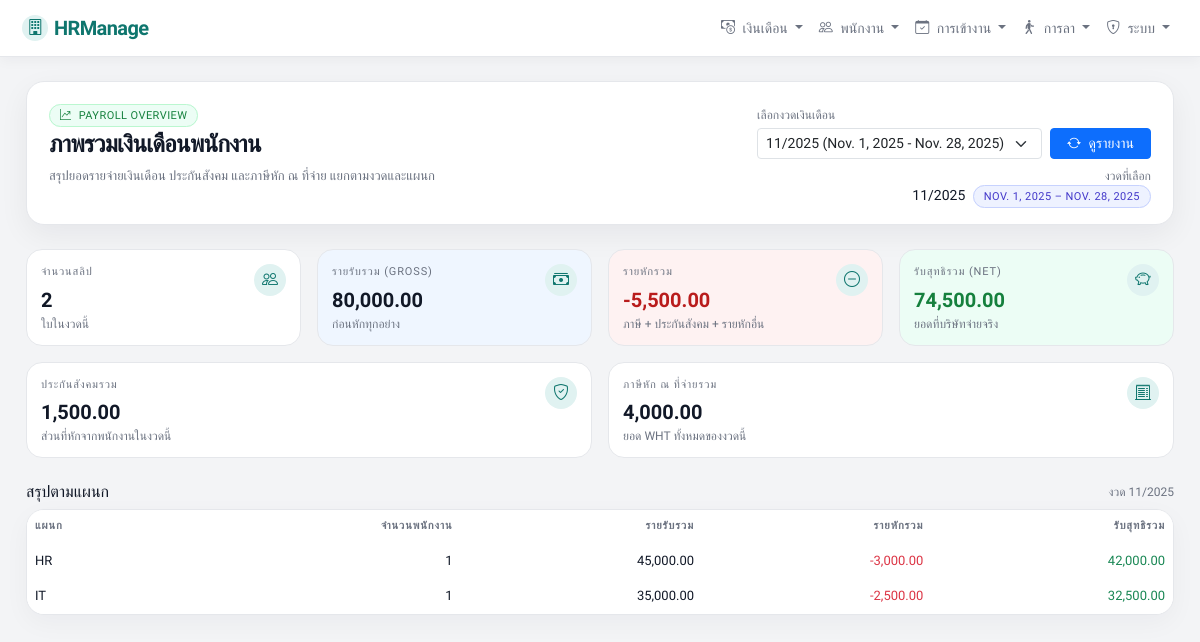
Screenshot of /hr/hr/dashboard/ (signed in) with the database file from the repository.
### app_hr/models.py (models this page shows, shortened)
class PayrollPeriod(models.Model):
    month = models.IntegerField()   # 1-12
    year = models.IntegerField()
    start_date = models.DateField()
    end_date = models.DateField()
    is_closed = models.BooleanField(default=False, verbose_name="ปิดรอบแล้วหรือไม่")
    created_at = models.DateTimeField(auto_now_add=True)
    created_by = models.ForeignKey(
        User,
        on_delete=models.SET_NULL,
        null=True,
        blank=True,
        related_name='created_payroll_periods'
    )
    class Meta:
        unique_together = ('month', 'year')
        ordering = ['-year', '-month']

class Payslip(models.Model):
    employee = models.ForeignKey(Employee, on_delete=models.CASCADE, related_name='payslips')
    period = models.ForeignKey(PayrollPeriod, on_delete=models.CASCADE, related_name='payslips')
    gross_income = models.DecimalField(max_digits=12, decimal_places=2, default=0, verbose_name="รายรับรวม")
    total_deduction = models.DecimalField(max_digits=12, decimal_places=2, default=0, verbose_name="รายหักรวม")
    net_income = models.DecimalField(max_digits=12, decimal_places=2, default=0, verbose_name="รับสุทธิ")
    generated_at = models.DateTimeField(auto_now_add=True)
    class Meta:
        unique_together = ('employee', 'period')

### app_hr/views.py (the view)
# urls.py: path('hr/dashboard/', views.payroll_dashboard_view, name='payroll_dashboard'),
@login_required
def payroll_dashboard_view(request):
    if not request.user.is_staff:
        return HttpResponseForbidden("คุณไม่มีสิทธิ์เข้าดูหน้านี้")
    period_id = request.GET.get('period')
    if period_id:
        period = get_object_or_404(PayrollPeriod, pk=period_id)
    else:
        period = PayrollPeriod.objects.order_by('-year', '-month').first()
    period_list = PayrollPeriod.objects.order_by('-year', '-month')
    payslips = Payslip.objects.none()
    summary = {}
    dept_summary = []
    ssf_total = 0
    wht_total = 0
    if period:
        payslips = Payslip.objects.filter(period=period).select_related('employee')
        summary = payslips.aggregate(
            total_gross=Sum('gross_income'),
            total_deduction=Sum('total_deduction'),
            total_net=Sum('net_income'),
            count_payslips=Count('id'),
        )
        dept_summary = (
            payslips
            .values('employee__department')
            .annotate(
                emp_count=Count('employee', distinct=True),
                dept_gross=Sum('gross_income'),
                dept_deduction=Sum('total_deduction'),
                dept_net=Sum('net_income'),
            )
            .order_by('employee__department')
        )
        ss_type = DeductionType.objects.filter(code='SOCIAL_SEC').first()
        wht_type = DeductionType.objects.filter(code='WHT').first()
        if ss_type:
            ssf_total = (
                PayslipItem.objects
                .filter(payslip__period=period, deduction_type=ss_type)
                .aggregate(s=Sum('amount'))['s'] or 0
            )
        if wht_type:
            wht_total = (
                PayslipItem.objects
                .filter(payslip__period=period, deduction_type=wht_type)
                .aggregate(s=Sum('amount'))['s'] or 0
            )
    context = {
        'period': period,
        'period_list': period_list,
        'summary': summary,
        'dept_summary': dept_summary,
        'ssf_total': ssf_total,
        'wht_total': wht_total,
    }
    return render(request, 'app_hr/payroll_dashboard.html', context)

### app_hr/templates/app_hr/payroll_dashboard.html (shortened to what this page needs)
{% extends 'app_hr/hr_base.html' %}
{% load humanize %}
{% block content %}
  <div class="card-soft mb-4">
    <div class="card-soft-inner">
      <div class="d-flex flex-column flex-md-row justify-content-between gap-3">
        <div>
          <span class="badge-pill pill-success mb-2">
            <i class="bi bi-graph-up-arrow me-1"></i> Payroll Overview
          </span>
          <div class="page-title">
            ภาพรวมเงินเดือนพนักงาน
          </div>
          <div class="page-subtitle">
            สรุปยอดรายจ่ายเงินเดือน ประกันสังคม และภาษีหัก ณ ที่จ่าย แยกตามงวดและแผนก
          </div>
        </div>
        <div class="d-flex flex-column align-items-md-end gap-2">
          <form method="get" class="d-flex flex-column flex-sm-row gap-2">
            <div>
              <label class="period-label mb-1">เลือกงวดเงินเดือน</label>
              <select name="period" class="form-select form-select-sm">
                {% for p in period_list %}
                  <option value="{{ p.id }}" {% if period and p.id == period.id %}selected{% endif %}>
                    {{ p.month }}/{{ p.year }} ({{ p.start_date }} - {{ p.end_date }})
                  </option>
                {% endfor %}
              </select>
            </div>
            <div class="d-flex align-items-end">
              <button type="submit" class="btn btn-sm btn-primary px-3">
                <i class="bi bi-arrow-repeat me-1"></i> ดูรายงาน
              </button>
            </div>
          </form>
          {% if period %}
            <div class="text-sm-end">
              <div class="period-label">งวดที่เลือก</div>
              <div class="period-highlight">
                {{ period.month }}/{{ period.year }}
                <span class="badge-pill pill-muted ms-1">
                  {{ period.start_date }} – {{ period.end_date }}
                </span>
              </div>
            </div>
          {% endif %}
        </div>
      </div>
    </div>
  </div>
  {% if not period %}
    <div class="alert alert-info border-0 shadow-sm">
      ยังไม่มีงวดเงินเดือนในระบบ กรุณาเพิ่มที่หน้า <strong>Payroll periods</strong> ใน Django admin ก่อน
    </div>
  {% else %}
    <div class="row g-3 mb-3">
      <div class="col-6 col-md-3">
        <div class="metric-card">
          <div class="d-flex justify-content-between align-items-start">
            <div>
              <div class="metric-label">จำนวนสลิป</div>
              <div class="metric-value">
                {{ summary.count_payslips|default:0|intcomma }}
              </div>
              <div class="metric-sub">ใบในงวดนี้</div>
            </div>
            <div class="metric-icon">
              <i class="bi bi-people"></i>
            </div>
          </div>
        </div>
      </div>
      <div class="col-6 col-md-3">
        <div class="metric-card alt">
          <div class="d-flex justify-content-between align-items-start">
            <div>
              <div class="metric-label">รายรับรวม (GROSS)</div>
              <div class="metric-value">
                {{ summary.total_gross|default:0|floatformat:2|intcomma }}
              </div>
              <div class="metric-sub">ก่อนหักทุกอย่าง</div>
            </div>
            <div class="metric-icon">
              <i class="bi bi-cash-stack"></i>
            </div>
          </div>
        </div>
      </div>
      <div class="col-6 col-md-3">
        <div class="metric-card danger">
          <div class="d-flex justify-content-between align-items-start">
            <div>
              <div class="metric-label">รายหักรวม</div>
              <div class="metric-value">
                -{{ summary.total_deduction|default:0|floatformat:2|intcomma }}
              </div>
              <div class="metric-sub">ภาษี + ประกันสังคม + รายหักอื่น</div>
            </div>
            <div class="metric-icon">
              <i class="bi bi-dash-circle"></i>
            </div>
          </div>
        </div>
      </div>
      <div class="col-6 col-md-3">
        <div class="metric-card success">
          <div class="d-flex justify-content-between align-items-start">
            <div>
              <div class="metric-label">รับสุทธิรวม (NET)</div>
              <div class="metric-value">
                {{ summary.total_net|default:0|floatformat:2|intcomma }}
              </div>
              <div class="metric-sub">ยอดที่บริษัทจ่ายจริง</div>
            </div>
            <div class="metric-icon">
              <i class="bi bi-piggy-bank"></i>
            </div>
          </div>
        </div>
      </div>
    </div>
    <div class="row g-3 mb-4">
      <div class="col-12 col-md-6">
        <div class="metric-card">
          <div class="d-flex justify-content-between align-items-start">
            <div>
              <div class="metric-label">ประกันสังคมรวม</div>
              <div class="metric-value">
                {{ ssf_total|default:0|floatformat:2|intcomma }}
              </div>
              <div class="metric-sub">ส่วนที่หักจากพนักงานในงวดนี้</div>
            </div>
            <div class="metric-icon">
              <i class="bi bi-shield-check"></i>
            </div>
          </div>
        </div>
      </div>
      <div class="col-12 col-md-6">
        <div class="metric-card">
          <div class="d-flex justify-content-between align-items-start">
            <div>
              <div class="metric-label">ภาษีหัก ณ ที่จ่ายรวม</div>
              <div class="metric-value">
                {{ wht_total|default:0|floatformat:2|intcomma }}
              </div>
              <div class="metric-sub">ยอด WHT ทั้งหมดของงวดนี้</div>
            </div>
            <div class="metric-icon">
              <i class="bi bi-receipt-cutoff"></i>
            </div>
          </div>
        </div>
      </div>
    </div>
    <div class="d-flex justify-content-between align-items-center mb-2">
      <h2 class="h6 mb-0">
        สรุปตามแผนก
      </h2>
      <span class="period-label">
        งวด {{ period.month }}/{{ period.year }}
      </span>
    </div>
    <div class="table-shell">
      <div class="table-responsive">
        <table class="table table-borderless mb-0 align-middle">
          <thead>
            <tr>
              <th>แผนก</th>
              <th class="text-end">จำนวนพนักงาน</th>
              <th class="text-end">รายรับรวม</th>
              <th class="text-end">รายหักรวม</th>
              <th class="text-end">รับสุทธิรวม</th>
            </tr>
          </thead>
          <tbody>
            {% for row in dept_summary %}
              <tr>
                <td>
                  {{ row.employee__department|default:"(ไม่ระบุแผนก)" }}
                </td>
                <td class="text-number">
                  {{ row.emp_count|default:0|intcomma }}
                </td>
                <td class="text-number">
                  {{ row.dept_gross|default:0|floatformat:2|intcomma }}
                </td>
                <td class="text-number text-danger">
                  -{{ row.dept_deduction|default:0|floatformat:2|intcomma }}
                </td>
                <td class="text-number text-success">
                  {{ row.dept_net|default:0|floatformat:2|intcomma }}
                </td>
              </tr>
            {% empty %}
              <tr>
                <td colspan="5" class="text-center text-muted py-3">
                  ยังไม่มีข้อมูลสลิปเงินเดือนสำหรับงวดนี้
                </td>
              </tr>
            {% endfor %}
          </tbody>
        </table>
      </div>
    </div>
  {% endif %}
{% endblock %}

### app_hr/templates/app_hr/hr_base.html (style rules this page uses)
:root { --brand: #0f766e; --brand-soft: #e0f2f1; --bg: #f3f4f6; --card: #ffffff; --border-soft: #e5e7eb; --text-main: #111827; --text-muted: #6b7280; }
* { box-sizing: border-box; }
body { min-height: 100vh; margin: 0; background: var(--bg); color: var(--text-main); font-family: "Prompt", system-ui, -apple-system, BlinkMacSystemFont, "Segoe UI", sans-serif; }
.card-soft { background: var(--card); border-radius: 18px; border: 1px solid var(--border-soft); box-shadow: 0 10px 30px rgba(15, 23, 42, 0.06); }
.card-soft-inner { padding: 18px 18px 16px; }
@media (min-width: 768px) { .card-soft-inner { padding: 20px 22px 18px; } }
.badge-pill { border-radius: 999px; padding: 4px 10px; font-size: 11px; letter-spacing: 0.04em; text-transform: uppercase; }
.pill-success { background: #ecfdf5; color: #15803d; border: 1px solid #bbf7d0; }
.pill-muted { background: #eef2ff; color: #4338ca; border: 1px solid #c7d2fe; }
.page-title { font-weight: 700; letter-spacing: -0.03em; font-size: clamp(18px, 2.4vw, 24px); margin-bottom: 4px; color: var(--text-main); }
.page-subtitle { color: var(--text-muted); font-size: 13px; }
.table-shell { border-radius: 18px; border: 1px solid var(--border-soft); background: #ffffff; overflow: hidden; box-shadow: 0 8px 26px rgba(15, 23, 42, 0.04); }
.table thead { background: #f9fafb; }
.table thead th { border-bottom-color: var(--border-soft) !important; font-size: 11px; text-transform: uppercase; letter-spacing: 0.08em; color: var(--text-muted); white-space: nowrap; }
.table tbody td { border-color: #f3f4f6; font-size: 13px; color: var(--text-main); vertical-align: middle; }
.text-number { text-align: right; font-feature-settings: "tnum" 1, "lnum" 1; }

### app_hr/templates/app_hr/payroll_dashboard.html (style rules this page uses)
.period-label { font-size: 12px; color: #6b7280; }
.period-highlight { font-size: 14px; font-weight: 500; color: #111827; }
.metric-card { border-radius: 16px; border: 1px solid #e5e7eb; background: #ffffff; padding: 14px 14px 12px; height: 100%; }
.metric-label { font-size: 11px; text-transform: uppercase; letter-spacing: 0.08em; color: #6b7280; margin-bottom: 4px; }
.metric-value { font-size: 20px; font-weight: 700; color: #111827; font-feature-settings: "tnum" 1, "lnum" 1; }
.metric-sub { font-size: 12px; color: #6b7280; }
.metric-icon { width: 32px; height: 32px; border-radius: 999px; display: inline-flex; align-items: center; justify-content: center; font-size: 16px; background: #e0f2f1; color: #0f766e; }
.metric-card.alt { background: #eff6ff; }
.metric-card.danger { background: #fef2f2; }
.metric-card.success { background: #ecfdf5; }
.metric-card.success .metric-value { color: #15803d; }
.metric-card.danger .metric-value { color: #b91c1c; }

### rows the page displays
PayrollPeriod: month "11", year "2025", start_date "NOV. 1, 2025", end_date "NOV. 28, 2025"
Payslip: employee__department "HR", emp_count "1", dept_gross "45,000.00", dept_deduction "3,000.00", dept_net "42,000.00"
Payslip: employee__department "IT", emp_count "1", dept_gross "35,000.00", dept_deduction "2,500.00", dept_net "32,500.00"

### other values shown
{{ summary.count_payslips|default:0|intcomma }} "2"
{{ summary.total_gross|default:0|floatformat:2|intcomma }} "80,000.00"
{{ summary.total_deduction|default:0|floatformat:2|intcomma }} "5,500.00"
{{ summary.total_net|default:0|floatformat:2|intcomma }} "74,500.00"
{{ ssf_total|default:0|floatformat:2|intcomma }} "1,500.00"
{{ wht_total|default:0|floatformat:2|intcomma }} "4,000.00"
form field period "11/2025 (Nov. 1, 2025 - Nov. 28, 2025)"
